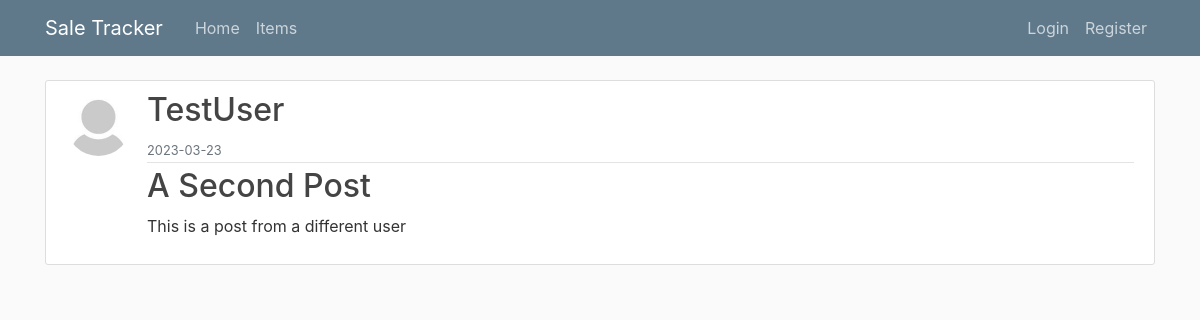
The page /post/5 on the database its author committed.
### saleWA/models.py (models this page shows, shortened)
class Users(db.Model, UserMixin): #create classes for database, each class is like a table
    id = db.Column(db.Integer, primary_key=True)
    username = db.Column(db.String(10), unique=True, nullable=False)
    email = db.Column(db.String(100), unique=True, nullable=False)
    image_file = db.Column(db.String(20), nullable=False, default='default.jpg') #have to have at least default image
    password = db.Column(db.String(60), nullable=False)
    posts = db.relationship('Post', backref='author', lazy=True) #relationship to Post model, pass in as string, backref allows us to use the author attribute to get user who made the post, lazy=True means SQLAlchemy loads data as necessary in one go

class Post(db.Model): # this is just from video walkthrough, will probably need to change/check and make sure this is how it should run
    id = db.Column(db.Integer, primary_key=True)
    title = db.Column(db.String(100), nullable=False)
    date_posted = db.Column(db.DateTime, nullable=False, default=datetime.utcnow)
    content = db.Column(db.Text, nullable=False)
    user_id = db.Column(db.Integer, db.ForeignKey('users.id'), nullable=False) #using lowercase user here because we're referencing table name

### saleWA/routes.py (the view)
@app.route('/post/<int:post_id>')
def post(post_id):
    post = Post.query.get_or_404(post_id)
    return render_template('post.html', title=post.title, post=post)

### saleWA/templates/post.html (shortened to what this page needs)
{% extends "layout.html" %}
{% block content %}
    <article class="media content-section">
        <img class="rounded-circle article-img" src="{{ url_for('static', filename='profile_pics/' + post.author.image_file) }}">
        <div class="media-body">
            <div class="article-metadata">
                <h2 class="article-title">{{ post.author.username }}</h2>
                <small class="text-muted">{{  post.date_posted.strftime('%Y-%m-%d') }}</small>
            </div>
            <h2 class="article-title"> {{ post.title }}</h2>
            <p class="article-content"> {{ post.content }} </p>
        </div>
    </article>
{% endblock content %}

### saleWA/static/main.css (style rules this page uses)
body { background: #fafafa; color: #333333; margin-top: 5rem; }
h1, h2, h3, h4, h5, h6 { color: #444444; }
.content-section { background: #ffffff; padding: 10px 20px; border: 1px solid #dddddd; border-radius: 3px; margin-bottom: 20px; }
.article-title { color: #444444; }
.article-content { white-space: pre-line; }
.article-img { height: 65px; width: 65px; margin-right: 16px; }
.article-metadata { padding-bottom: 1px; margin-bottom: 4px; border-bottom: 1px solid #e3e3e3 }

### rows shown on the page
Users: image_file (placeholder picture), author.username "TestUser"
Post: date_posted "2023-03-23", title "A Second Post", content "This is a post from a different user"
